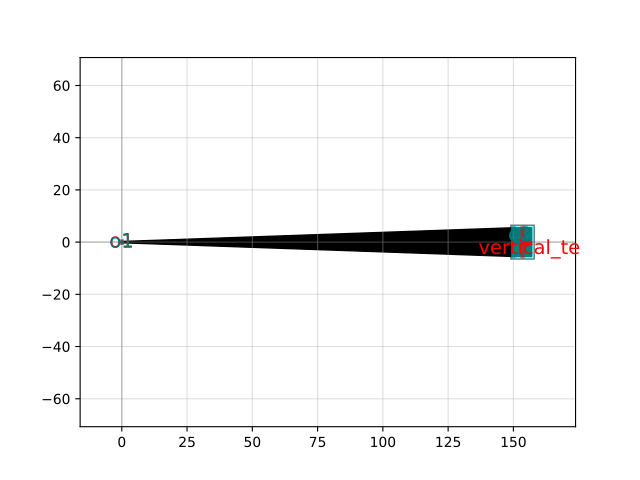

Generate this figure with Python:
import gdsfactory as gf

c = gf.components.grating_coupler_rectangular_arbitrary(gaps=(0.2, 0.2, 0.2, 0.2, 0.2, 0.2, 0.2, 0.2, 0.2, 0.2), widths=(0.5, 0.5, 0.5, 0.5, 0.5, 0.5, 0.5, 0.5, 0.5, 0.5), wg_width=0.5, width_grating=11.0, length_taper=150.0, layer=(1, 0), polarization='te', wavelength=1.55, layer_slab=(2, 0), slab_xmin=-1.0, slab_offset=1.0, fiber_marker_layer=(203, 0))
c.plot()
